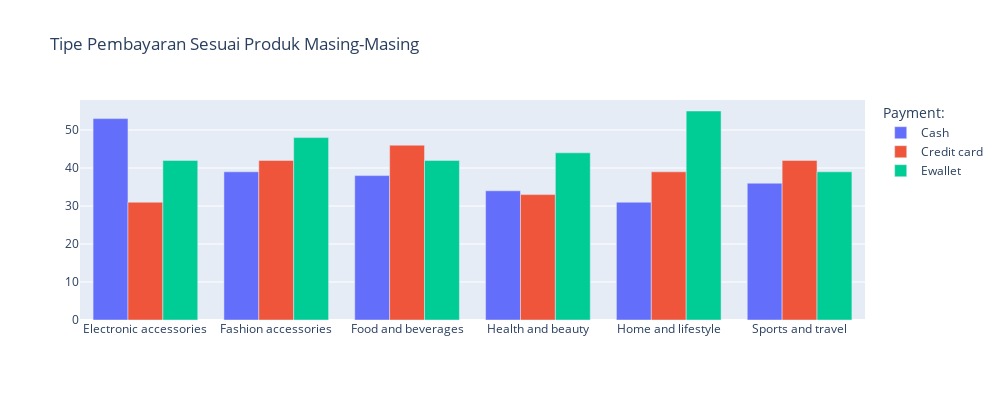

The cell this chart's notebook holds for it:
### Markdown cell above
# Tipe Pembayaran Apakah Yang Sering Di gunakan Pada 3 Kota Tersebut ?

### Code cell
fig = make_subplots(rows=1, 
                    cols=1, 
#                     specs=[[{'type':'domain'}, {'type':'domain'}]],
                    subplot_titles=(' '))

feature = ["NamaProduk", 'Pembayaran']
data2 = pd.crosstab(df[feature[0]], df[feature[1]])
data2['NamaProduk'] = data2.index

labels = data2['NamaProduk'].tolist()
values1 = data2['Cash'].tolist()
values2 = data2['Credit card'].tolist()
values3 = data2['Ewallet'].tolist()

fig.add_trace(go.Bar(
                    x=labels,
                    y=values1, 
                    name='Cash'),
                    1,1)

fig.add_trace(go.Bar(
                    x=labels,
                    y=values2, 
                    name='Credit card'),
                    1,1)

fig.add_trace(go.Bar(
                    x=labels,
                    y=values3, 
                    name='Ewallet'),
                    1,1)

fig.update_traces(textposition='inside')
fig.update_layout(uniformtext_minsize=12, uniformtext_mode='hide')
fig['layout'].update(height=400, 
                     width=1000, 
                     title='Tipe Pembayaran Sesuai Produk Masing-Masing ',
                    legend_title="Payment:")
fig.show()

### Figure 1 — Plotly figure (JSON) as saved in the notebook; plotly's stock layout.template omitted (floating-point values rounded to 4 significant figures)
{"data": [{"name": "Cash", "textposition": "inside", "type": "bar", "x": ["Electronic accessories", "Fashion accessories", "Food and beverages", "Health and beauty", "Home and lifestyle", "Sports and travel"], "xaxis": "x", "y": [53, 39, 38, 34, 31, 36], "yaxis": "y"}, {"name": "Credit card", "textposition": "inside", "type": "bar", "x": ["Electronic accessories", "Fashion accessories", "Food and beverages", "Health and beauty", "Home and lifestyle", "Sports and travel"], "xaxis": "x", "y": [31, 42, 46, 33, 39, 42], "yaxis": "y"}, {"name": "Ewallet", "textposition": "inside", "type": "bar", "x": ["Electronic accessories", "Fashion accessories", "Food and beverages", "Health and beauty", "Home and lifestyle", "Sports and travel"], "xaxis": "x", "y": [42, 48, 42, 44, 55, 39], "yaxis": "y"}], "layout": {"annotations": [{"font": {"size": 16}, "showarrow": false, "text": " ", "x": 0.5, "xanchor": "center", "xref": "paper", "y": 1, "yanchor": "bottom", "yref": "paper"}], "height": 400, "legend": {"title": {"text": "Payment:"}}, "title": {"text": "Tipe Pembayaran Sesuai Produk Masing-Masing "}, "uniformtext": {"minsize": 12, "mode": "hide"}, "width": 1000, "xaxis": {"anchor": "y", "domain": [0, 1]}, "yaxis": {"anchor": "x", "domain": [0, 1]}}}
